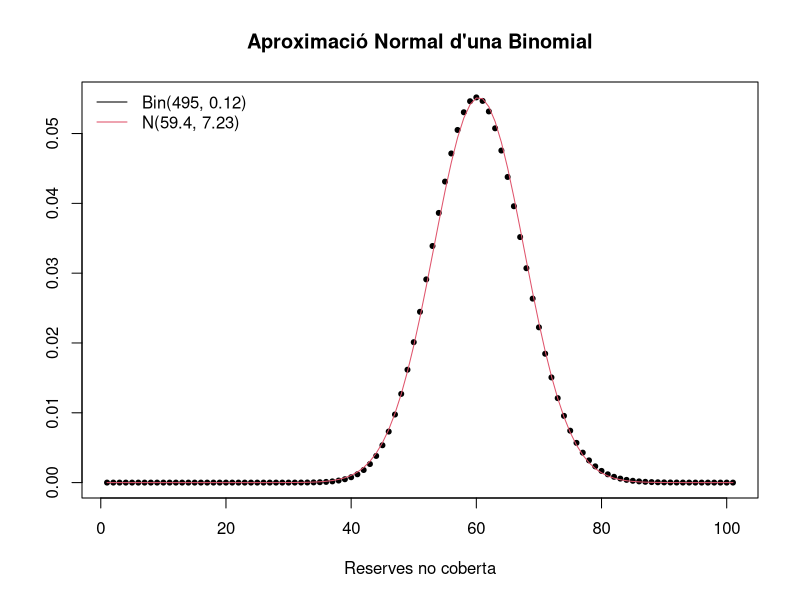

Generate this figure with R:
## ---- chunk 1
plot(dbinom(0:100, size = 495, prob = 0.12), 
     ylab="", pch=20, xlab="Reserves no coberta", 
     main='Aproximació Normal d\'una Binomial')
lines(dnorm(0:100, 495*0.12, sqrt(495*0.12*0.88)), pch=3, col=2)
legend('topleft', c('Bin(495, 0.12)', 'N(59.4, 7.23)'), 
       lty=1, col=1:2, bty='n')
